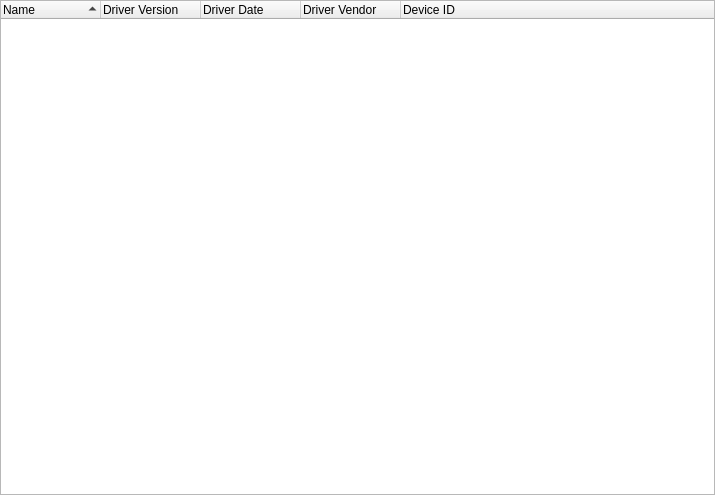
<?xml version="1.0" encoding="UTF-8"?>
<ui version="4.0">
 <class>SysInfoDevices</class>
 <widget class="QWidget" name="SysInfoDevices">
  <property name="geometry">
   <rect>
    <x>0</x>
    <y>0</y>
    <width>715</width>
    <height>495</height>
   </rect>
  </property>
  <property name="windowTitle">
   <string/>
  </property>
  <layout class="QVBoxLayout" name="verticalLayout">
   <property name="leftMargin">
    <number>0</number>
   </property>
   <property name="topMargin">
    <number>0</number>
   </property>
   <property name="rightMargin">
    <number>0</number>
   </property>
   <property name="bottomMargin">
    <number>0</number>
   </property>
   <item>
    <widget class="QTreeWidget" name="tree">
     <property name="contextMenuPolicy">
      <enum>Qt::ContextMenuPolicy::CustomContextMenu</enum>
     </property>
     <property name="showDropIndicator" stdset="0">
      <bool>false</bool>
     </property>
     <property name="iconSize">
      <size>
       <width>16</width>
       <height>16</height>
      </size>
     </property>
     <property name="indentation">
      <number>0</number>
     </property>
     <property name="sortingEnabled">
      <bool>true</bool>
     </property>
     <attribute name="headerShowSortIndicator" stdset="0">
      <bool>true</bool>
     </attribute>
     <column>
      <property name="text">
       <string>Name</string>
      </property>
     </column>
     <column>
      <property name="text">
       <string>Driver Version</string>
      </property>
     </column>
     <column>
      <property name="text">
       <string>Driver Date</string>
      </property>
     </column>
     <column>
      <property name="text">
       <string>Driver Vendor</string>
      </property>
     </column>
     <column>
      <property name="text">
       <string>Device ID</string>
      </property>
     </column>
    </widget>
   </item>
  </layout>
  <action name="action_copy_row">
   <property name="text">
    <string>Copy Row</string>
   </property>
  </action>
  <action name="action_copy_value">
   <property name="text">
    <string>Copy Value</string>
   </property>
  </action>
  <action name="action_find_device">
   <property name="text">
    <string>Search in Google</string>
   </property>
  </action>
 </widget>
 <resources/>
 <connections/>
</ui>
